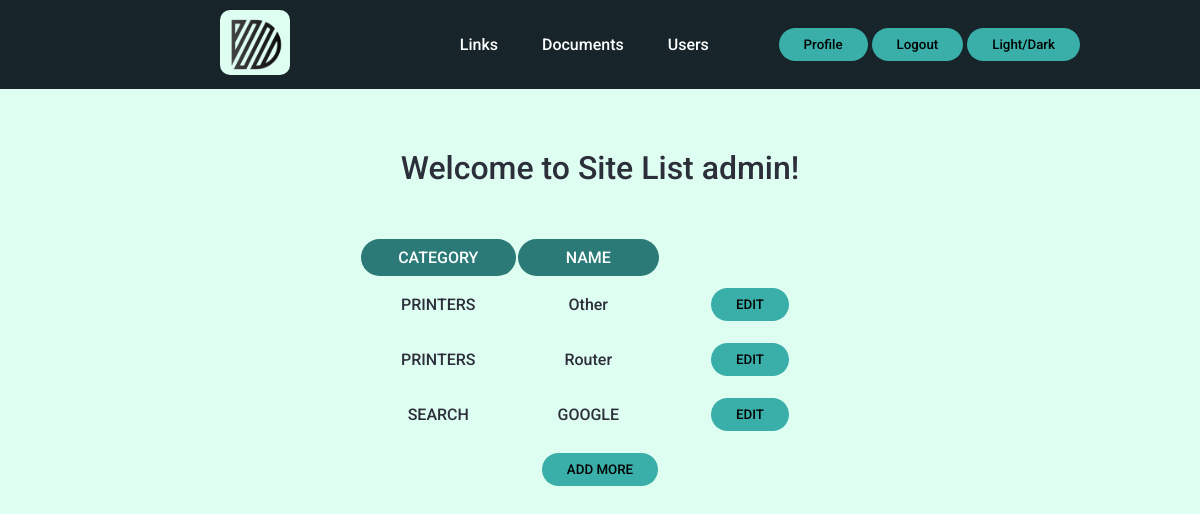
The page /links (signed in) on the database its author committed.
### tables this page shows
CREATE TABLE users (id INTEGER PRIMARY KEY AUTOINCREMENT NOT NULL, username TEXT NOT NULL, hash TEXT NOT NULL, permission INTEGER DEFAULT 4 NOT NULL, active BLOB DEFAULT 0 NOT NULL);

CREATE TABLE links (
id INTEGER PRIMARY KEY AUTOINCREMENT NOT NULL,
category TEXT NOT NULL,
name TEXT NOT NULL,
link TEXT NOT NULL);

### app.py (the view)
@app.route("/links")
def links():
    userID = session["user_id"]
    rows = db.execute(
    "SELECT * FROM users WHERE id = ?", userID
    )
    username = rows[0]["username"]
    links = db.execute("SELECT category, name, link, id FROM links ORDER BY category, name")
    return render_template("links.html", links = links, username = username)

### templates/links.html (shortened to what this page needs)
{% extends "layout.html" %}
{% block body %}
<div><h1>Welcome to Site List {{ username }}!</h1></div>
    <table>
        <thead>
            <tr>
                <th>CATEGORY</th>
                <th>NAME</th>
            </tr>
        </thead>
        <tbody>
            {% for link in links %}
            <tr>
                <td> {{ link["category"] }}</td>
                <td>
                    <a href="https:\\{{ link["link"] }}">{{ link["name"] }}</a>
                </td>
                <td>
                  <form action="/edit" method="post">
                    <button type="submit">EDIT</button>
                  </form>
                </td>
            </tr>
            {% endfor %}
        </tbody>
    </table>
    <a href="/add"><button>ADD MORE</button></a>
{% endblock %}

### static/styles.css (style rules this page uses)
* { box-sizing: border-box; margin: 0; padding: 0; font-family: "Roboto", sans-serif; font-weight: 500; }
.body a { text-decoration: none; color: inherit; }
body { transition: background-color 0.5s, color 0.3s; }
.light { background-color: #defef1; color: #2c2e3a; }
.light button { background-color: #3aafa9; }
button { padding: 9px 25px; border: none; border-radius: 50px; cursor: pointer; transition: all 0.5s ease 0s; }
h1 { padding: 50px 0; }
.body button { margin: 10px 10px; }
table { margin: 0 auto; text-align: center; }
table td { padding-left: 40px; padding-right: 40px; }
th { background-color: #2b7a78; padding: 9px 25px; border: none; border-radius: 50px; cursor: pointer; transition: all 0.5s ease 0s; color: #feffff; }

### rows shown on the page
users: username "admin"
links: category "PRINTERS", name "Other"
links: category "PRINTERS", name "Router"
links: category "SEARCH", name "GOOGLE"
